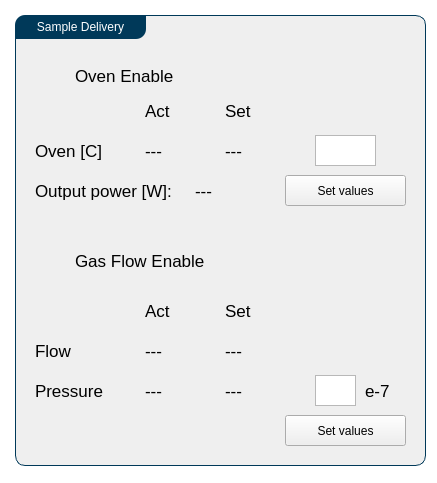
<?xml version="1.0" encoding="UTF-8"?>
<ui version="4.0">
 <class>sampleWindow</class>
 <widget class="QMainWindow" name="sampleWindow">
  <property name="geometry">
   <rect>
    <x>0</x>
    <y>0</y>
    <width>437</width>
    <height>483</height>
   </rect>
  </property>
  <property name="windowTitle">
   <string>UrsaPQ Remote - Sample</string>
  </property>
  <property name="styleSheet">
   <string notr="true">#centralwidget{
	background-color: #FFFFFF;
}

QLabel {
	font-size: 12.5pt;
}

QGroupBox {
	background-color: #EFEFEF;
    border: 1px solid gray;
    border-color: #003959;
    border-radius: 10px;
}

QGroupBox::title {
    subcontrol-position: top left;
 	border-top-left-radius: 10px;
 	border-bottom-right-radius: 10px;
    padding: 5px 20px;
    background-color: #003959;
    color: rgb(255, 255, 255);
}</string>
  </property>
  <widget class="QWidget" name="centralwidget">
   <widget class="QGroupBox" name="groupBox_4">
    <property name="geometry">
     <rect>
      <x>15</x>
      <y>15</y>
      <width>411</width>
      <height>451</height>
     </rect>
    </property>
    <property name="title">
     <string>Sample Delivery</string>
    </property>
    <widget class="QLabel" name="label">
     <property name="geometry">
      <rect>
       <x>60</x>
       <y>45</y>
       <width>121</width>
       <height>31</height>
      </rect>
     </property>
     <property name="text">
      <string>Oven Enable</string>
     </property>
    </widget>
    <widget class="QWidget" name="verticalLayoutWidget">
     <property name="geometry">
      <rect>
       <x>15</x>
       <y>45</y>
       <width>46</width>
       <height>31</height>
      </rect>
     </property>
     <layout class="QVBoxLayout" name="ovenEnableBox"/>
    </widget>
    <widget class="QLabel" name="label_2">
     <property name="geometry">
      <rect>
       <x>20</x>
       <y>120</y>
       <width>141</width>
       <height>31</height>
      </rect>
     </property>
     <property name="text">
      <string>Oven [C]</string>
     </property>
    </widget>
    <widget class="QPlainTextEdit" name="ovenSetPoint_in">
     <property name="geometry">
      <rect>
       <x>300</x>
       <y>120</y>
       <width>61</width>
       <height>31</height>
      </rect>
     </property>
     <property name="inputMethodHints">
      <set>Qt::ImhNone</set>
     </property>
    </widget>
    <widget class="QLabel" name="label_6">
     <property name="geometry">
      <rect>
       <x>20</x>
       <y>160</y>
       <width>151</width>
       <height>31</height>
      </rect>
     </property>
     <property name="text">
      <string>Output power [W]:</string>
     </property>
    </widget>
    <widget class="QLabel" name="ovenPow">
     <property name="geometry">
      <rect>
       <x>180</x>
       <y>160</y>
       <width>61</width>
       <height>31</height>
      </rect>
     </property>
     <property name="text">
      <string>---</string>
     </property>
    </widget>
    <widget class="QPushButton" name="ovenSetButton">
     <property name="geometry">
      <rect>
       <x>270</x>
       <y>160</y>
       <width>121</width>
       <height>31</height>
      </rect>
     </property>
     <property name="text">
      <string>Set values</string>
     </property>
    </widget>
    <widget class="QLabel" name="ovenSetPoint">
     <property name="geometry">
      <rect>
       <x>210</x>
       <y>120</y>
       <width>63</width>
       <height>31</height>
      </rect>
     </property>
     <property name="text">
      <string>---</string>
     </property>
    </widget>
    <widget class="QWidget" name="verticalLayoutWidget_2">
     <property name="geometry">
      <rect>
       <x>15</x>
       <y>230</y>
       <width>46</width>
       <height>31</height>
      </rect>
     </property>
     <layout class="QVBoxLayout" name="flowEnableBox"/>
    </widget>
    <widget class="QLabel" name="label_10">
     <property name="geometry">
      <rect>
       <x>60</x>
       <y>230</y>
       <width>161</width>
       <height>31</height>
      </rect>
     </property>
     <property name="text">
      <string>Gas Flow Enable</string>
     </property>
    </widget>
    <widget class="QLabel" name="press_act">
     <property name="geometry">
      <rect>
       <x>130</x>
       <y>360</y>
       <width>63</width>
       <height>31</height>
      </rect>
     </property>
     <property name="text">
      <string>---</string>
     </property>
    </widget>
    <widget class="QPlainTextEdit" name="press_in">
     <property name="geometry">
      <rect>
       <x>300</x>
       <y>360</y>
       <width>41</width>
       <height>31</height>
      </rect>
     </property>
     <property name="inputMethodHints">
      <set>Qt::ImhNone</set>
     </property>
     <property name="lineWrapMode">
      <enum>QPlainTextEdit::NoWrap</enum>
     </property>
     <property name="plainText">
      <string/>
     </property>
     <property name="maximumBlockCount">
      <number>4</number>
     </property>
    </widget>
    <widget class="QPushButton" name="press_setButton">
     <property name="geometry">
      <rect>
       <x>270</x>
       <y>400</y>
       <width>121</width>
       <height>31</height>
      </rect>
     </property>
     <property name="text">
      <string>Set values</string>
     </property>
    </widget>
    <widget class="QLabel" name="label_11">
     <property name="geometry">
      <rect>
       <x>20</x>
       <y>360</y>
       <width>81</width>
       <height>31</height>
      </rect>
     </property>
     <property name="text">
      <string>Pressure</string>
     </property>
    </widget>
    <widget class="QLabel" name="press_set">
     <property name="geometry">
      <rect>
       <x>210</x>
       <y>360</y>
       <width>63</width>
       <height>31</height>
      </rect>
     </property>
     <property name="text">
      <string>---</string>
     </property>
    </widget>
    <widget class="QLabel" name="capSetPoint_4">
     <property name="geometry">
      <rect>
       <x>130</x>
       <y>280</y>
       <width>63</width>
       <height>31</height>
      </rect>
     </property>
     <property name="text">
      <string>Act</string>
     </property>
    </widget>
    <widget class="QLabel" name="capSetPoint_5">
     <property name="geometry">
      <rect>
       <x>210</x>
       <y>280</y>
       <width>51</width>
       <height>31</height>
      </rect>
     </property>
     <property name="text">
      <string>Set</string>
     </property>
    </widget>
    <widget class="QLabel" name="oven_temp">
     <property name="geometry">
      <rect>
       <x>130</x>
       <y>120</y>
       <width>63</width>
       <height>31</height>
      </rect>
     </property>
     <property name="text">
      <string>---</string>
     </property>
    </widget>
    <widget class="QLabel" name="capSetPoint_8">
     <property name="geometry">
      <rect>
       <x>130</x>
       <y>80</y>
       <width>63</width>
       <height>31</height>
      </rect>
     </property>
     <property name="text">
      <string>Act</string>
     </property>
    </widget>
    <widget class="QLabel" name="capSetPoint_9">
     <property name="geometry">
      <rect>
       <x>210</x>
       <y>80</y>
       <width>51</width>
       <height>31</height>
      </rect>
     </property>
     <property name="text">
      <string>Set</string>
     </property>
    </widget>
    <widget class="QLabel" name="flow_set">
     <property name="geometry">
      <rect>
       <x>210</x>
       <y>320</y>
       <width>63</width>
       <height>31</height>
      </rect>
     </property>
     <property name="text">
      <string>---</string>
     </property>
    </widget>
    <widget class="QLabel" name="flow_act">
     <property name="geometry">
      <rect>
       <x>130</x>
       <y>320</y>
       <width>63</width>
       <height>31</height>
      </rect>
     </property>
     <property name="text">
      <string>---</string>
     </property>
    </widget>
    <widget class="QLabel" name="label_12">
     <property name="geometry">
      <rect>
       <x>20</x>
       <y>320</y>
       <width>81</width>
       <height>31</height>
      </rect>
     </property>
     <property name="text">
      <string>Flow</string>
     </property>
    </widget>
    <widget class="QLabel" name="label_13">
     <property name="geometry">
      <rect>
       <x>350</x>
       <y>360</y>
       <width>41</width>
       <height>31</height>
      </rect>
     </property>
     <property name="text">
      <string>e-7</string>
     </property>
    </widget>
   </widget>
  </widget>
 </widget>
 <resources/>
 <connections/>
</ui>
